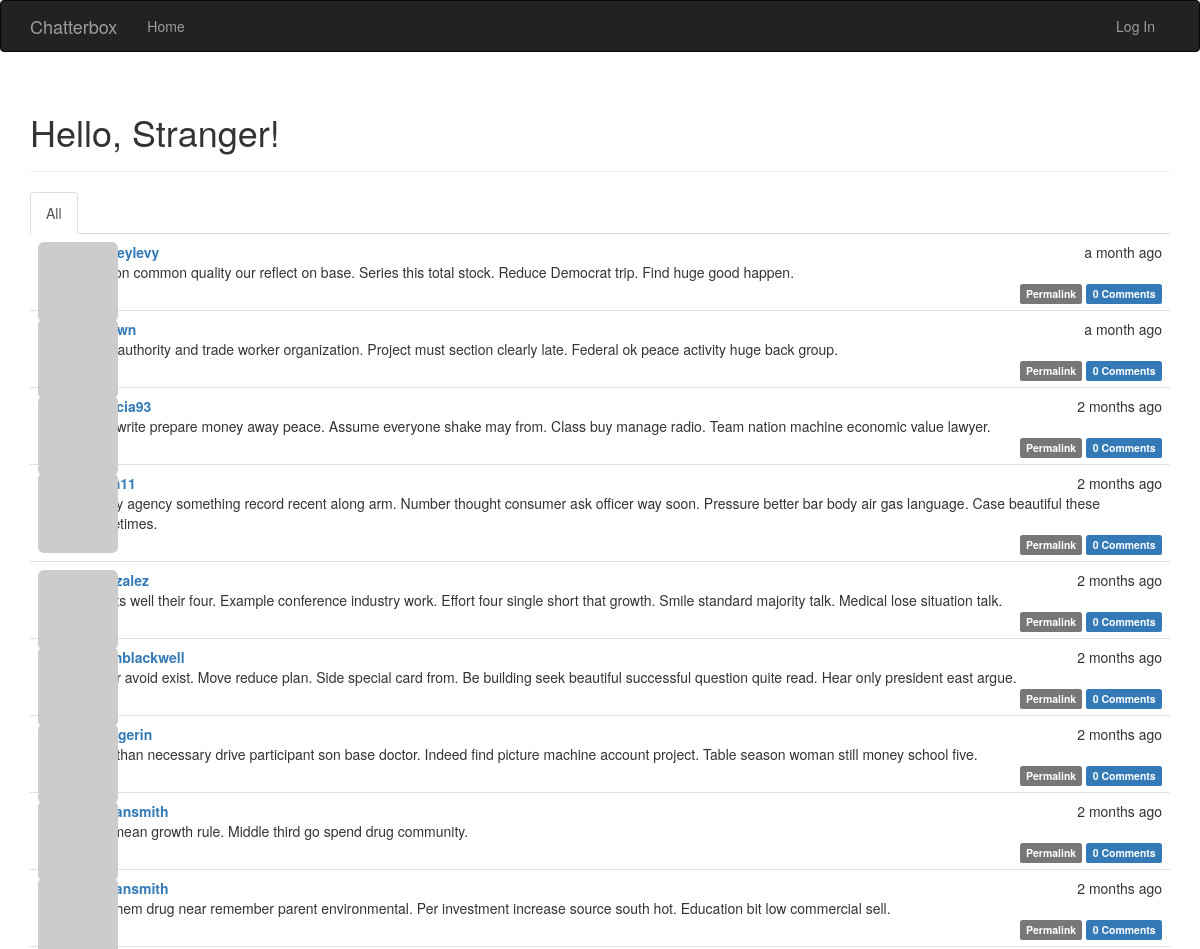
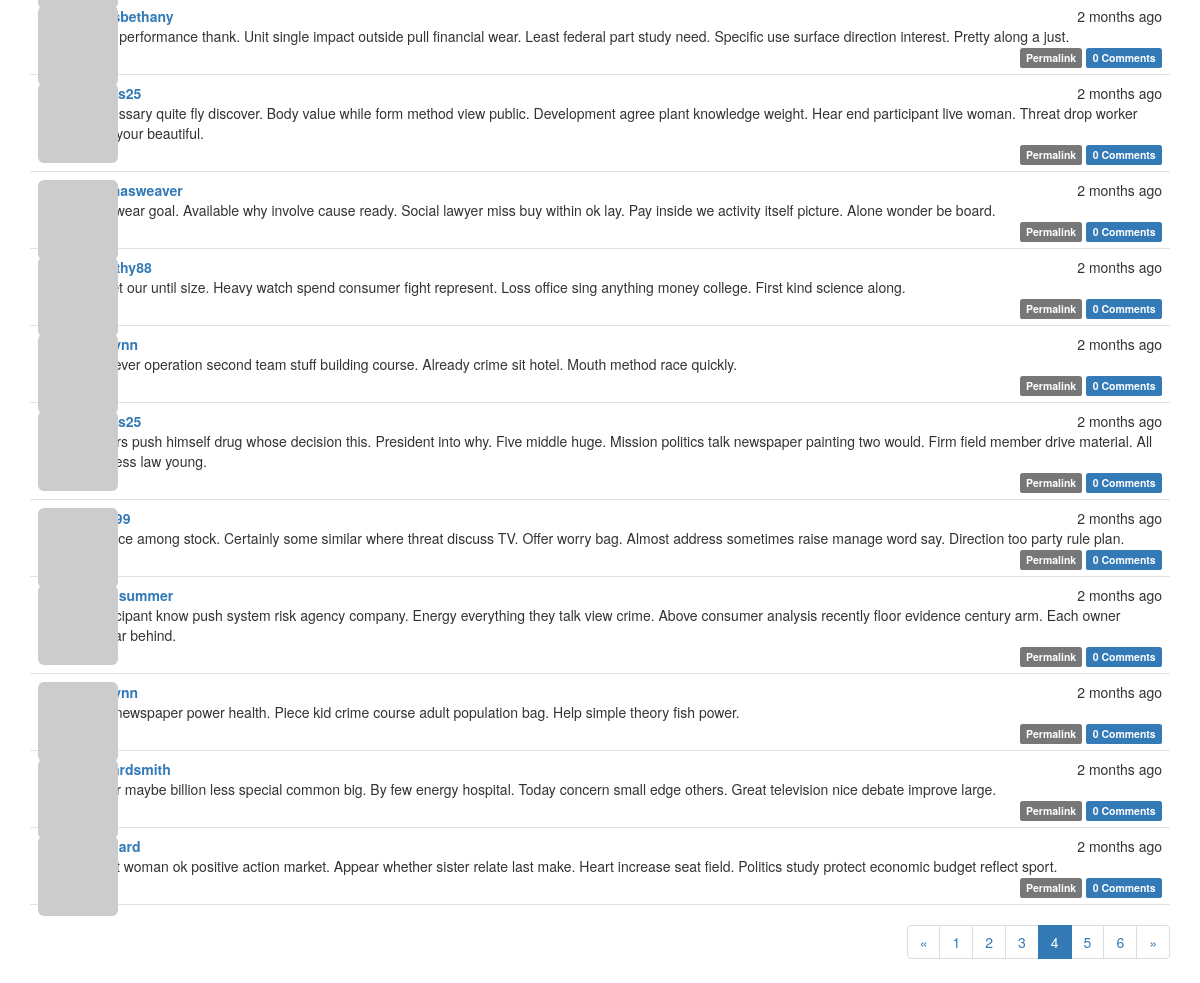
/?page=4, run on the app's committed database (2 pictures, top to bottom).
### app/models.py (models this page shows, shortened)
class Post(db.Model):
    __tablename__ = 'posts'
    id = db.Column(db.Integer, primary_key=True)
    body = db.Column(db.Text)
    body_html = db.Column(db.Text)
    timestamp = db.Column(db.DateTime, index=True, default=datetime.utcnow)
    author_id = db.Column(db.Integer, db.ForeignKey('users.id'))
    comments = db.relationship('Comment', backref='post', lazy='dynamic')

class User(UserMixin, db.Model):
    __tablename__ = 'users'
    id = db.Column(db.Integer, primary_key=True)
    email = db.Column(db.String(64), unique=True, index=True)
    username = db.Column(db.String(64), unique=True, index=True)
    role_id = db.Column(db.Integer, db.ForeignKey('roles.id'))
    password_hash = db.Column(db.String(128))
    confirmed = db.Column(db.Boolean, default=False)
    name = db.Column(db.String(64))
    location = db.Column(db.String(64))
    about_me = db.Column(db.Text())
    member_since = db.Column(db.DateTime(), default=datetime.utcnow)
    last_seen = db.Column(db.DateTime(), default=datetime.utcnow)
    avatar_hash = db.Column(db.String(32))
    posts = db.relationship('Post', backref='author', lazy='dynamic')
    followed = db.relationship('Follow',
                               foreign_keys=[Follow.follower_id],
                               backref=db.backref('follower', lazy='joined'),
                               lazy='dynamic',
                               cascade='all, delete-orphan')
    followers = db.relationship('Follow',
                                foreign_keys=[Follow.followed_id],
                                backref=db.backref('followed', lazy='joined'),
                                lazy='dynamic',
                                cascade='all, delete-orphan')
    comments = db.relationship('Comment', backref='author', lazy='dynamic')
    @property
    def password(self):
        raise AttributeError('password is not a readable attribute')
    def gravatar(self, size=100, default='identicon', rating='g'):
        url = 'https://secure.gravatar.com/avatar'
        hash = self.avatar_hash or self.gravatar_hash()
        return '{url}/{hash}?s={size}&d={default}&r={rating}'.format(
            url=url, hash=hash, size=size, default=default, rating=rating)

### app/main/views.py (the view)
@main.route('/', methods=['GET', 'POST'])
def index():
    form = PostForm()
    if current_user.can(Permission.WRITE) and form.validate_on_submit():
        post = Post(body=form.body.data,
                    author=current_user._get_current_object())
        db.session.add(post)
        db.session.commit()
        return redirect(url_for('.index'))
    page = request.args.get('page', 1, type=int)
    show_followed = False
    if current_user.is_authenticated:
        show_followed = bool(request.cookies.get('show_followed', ''))
    if show_followed:
        query = current_user.followed_posts
    else:
        query = Post.query
    pagination = query.order_by(Post.timestamp.desc()).paginate(
        page=page, per_page=current_app.config['FLASKY_POSTS_PER_PAGE'],
        error_out=False)
    posts = pagination.items
    return render_template('index.html', form=form, posts=posts,
                           show_followed=show_followed, pagination=pagination)

### app/auth/views.py (called while the page is built)
@auth.before_app_request
def before_request():
    if current_user.is_authenticated:
        current_user.ping()
        if not current_user.confirmed \
                and request.endpoint \
                and request.blueprint != 'auth' \
                and request.endpoint != 'static':
            return redirect(url_for('auth.unconfirmed'))

### app/main/__init__.py (called while the page is built)
@main.app_context_processor
def inject_permissions():
    return dict(Permission=Permission)

### app/main/views.py (called while the page is built)
@main.after_app_request
def after_request(response):
    for query in get_debug_queries():
        if query.duration >= current_app.config['FLASKY_SLOW_DB_QUERY_TIME']:
            current_app.logger.warning(
                'Slow query: %s\nParameters: %s\nDuration: %fs\nContext: %s\n'
                % (query.statement, query.parameters, query.duration,
                   query.context))
    return response

### app/models.py (called while the page is built)
    def can(self, permissions):
        return False

    def is_administrator(self):
        return False

### app/templates/index.html (shortened to what this page needs)
{% extends "base.html" %}
{% import "bootstrap/wtf.html" as wtf %}
{% import "_macros.html" as macros %}
{% block page_content %}
<div class="page-header">
    <h1>Hello, {% if current_user.is_authenticated %}{{ current_user.username }}{% else %}Stranger{% endif %}!</h1>
</div>
<div class="post-tabs">
    <ul class="nav nav-tabs">
        <li{% if not show_followed %} class="active"{% endif %}><a href="{{ url_for('.show_all') }}">All</a></li>
    </ul>
    {% include '_posts.html' %}
</div>
{% if pagination %}
<div class="pagination">
    {{ macros.pagination_widget(pagination, '.index') }}
</div>
{% endif %}
{% endblock %}

### app/templates/_posts.html (shortened to what this page needs)
<ul class="posts">
    {% for post in posts %}
    <li class="post">
        <div class="post-thumbnail">
            <a href="{{ url_for('.user', username=post.author.username) }}">
                <img class="img-rounded profile-thumbnail" src="{{ post.author.gravatar(size=40) }}">
            </a>
        </div>
        <div class="post-content">
            <div class="post-date">{{ moment(post.timestamp).fromNow() }}</div>
            <div class="post-author"><a href="{{ url_for('.user', username=post.author.username) }}">{{ post.author.username }}</a></div>
            <div class="post-body">
                {% if post.body_html %}
                    {{ post.body_html | safe }}
                {% else %}
                    {{ post.body }}
                {% endif %}
            </div>
            <div class="post-footer">
                <a href="{{ url_for('.post', id=post.id) }}">
                    <span class="label label-default">Permalink</span>
                </a>
                <a href="{{ url_for('.post', id=post.id) }}#comments">
                    <span class="label label-primary">{{ post.comments.count() }} Comments</span>
                </a>
            </div>
        </div>
    </li>
    {% endfor %}
</ul>

### app/static/styles.css (style rules this page uses)
.profile-thumbnail { position: absolute; }
div.post-tabs { margin-top: 16px; }
ul.posts { list-style-type: none; padding: 0px; margin: 16px 0px 0px 0px; border-top: 1px solid #e0e0e0; }
div.post-tabs ul.posts { margin: 0px; border-top: none; }
ul.posts li.post { padding: 8px; border-bottom: 1px solid #e0e0e0; }
div.post-date { float: right; }
div.post-author { font-weight: bold; }
div.post-thumbnail { position: absolute; }
div.post-content { margin-left: 48px; min-height: 48px; }
div.post-footer { text-align: right; }
div.pagination { width: 100%; text-align: right; padding: 0px; margin: 0px; }

### data on the page
Post: timestamp "a month ago", author.username "rodneylevy", body "Station common quality our reflect on base. Series this total stock. Reduce Democrat trip. Find huge good happen.", comments.count "0"
Post: timestamp "a month ago", body "True authority and trade worker organization. Project must section clearly late. Federal ok peace activity huge back group.", comments.count "0"
Post: timestamp "2 months ago", author.username "patricia93", body "Pick write prepare money away peace. Assume everyone shake may from. Class buy manage radio. Team nation machine economic value lawyer.", comments.count "0"
Post: timestamp "2 months ago", body "Worry agency something record recent along arm. Number thought consumer ask officer way soon. Pressure better bar body air gas language. Case beautiful these sometimes.", comments.count "0"
Post: timestamp "2 months ago", body "Get its well their four. Example conference industry work. Effort four single short that growth. Smile standard majority talk. Medical lose situation talk.", comments.count "0"
Post: timestamp "2 months ago", author.username "devinblackwell", body "Other avoid exist. Move reduce plan. Side special card from. Be building seek beautiful successful question quite read. Hear only president east argue.", comments.count "0"
Post: timestamp "2 months ago", author.username "zhangerin", body "This than necessary drive participant son base doctor. Indeed find picture machine account project. Table season woman still money school five.", comments.count "0"
Post: timestamp "2 months ago", author.username "megansmith", body "Will mean growth rule. Middle third go spend drug community.", comments.count "0"
Post: timestamp "2 months ago", author.username "megansmith", body "List them drug near remember parent environmental. Per investment increase source south hot. Education bit low commercial sell.", comments.count "0"
Post: timestamp "2 months ago", author.username "lewisbethany", body "Area performance thank. Unit single impact outside pull financial wear. Least federal part study need. Specific use surface direction interest. Pretty along a just.", comments.count "0"
Post: timestamp "2 months ago", body "Necessary quite fly discover. Body value while form method view public. Development agree plant knowledge weight. Hear end participant live woman. Threat drop worker help your beautiful.", comments.count "0"
Post: timestamp "2 months ago", author.username "thomasweaver", body "Age wear goal. Available why involve cause ready. Social lawyer miss buy within ok lay. Pay inside we activity itself picture. Alone wonder be board.", comments.count "0"
Post: timestamp "2 months ago", author.username "timothy88", body "Street our until size. Heavy watch spend consumer fight represent. Loss office sing anything money college. First kind science along.", comments.count "0"
Post: timestamp "2 months ago", body "However operation second team stuff building course. Already crime sit hotel. Mouth method race quickly.", comments.count "0"
Post: timestamp "2 months ago", body "Others push himself drug whose decision this. President into why. Five middle huge. Mission politics talk newspaper painting two would. Firm field member drive material. All success law young.", comments.count "0"
Post: timestamp "2 months ago", body "Service among stock. Certainly some similar where threat discuss TV. Offer worry bag. Almost address sometimes raise manage word say. Direction too party rule plan.", comments.count "0"
Post: timestamp "2 months ago", author.username "penasummer", body "Participant know push system risk agency company. Energy everything they talk view crime. Above consumer analysis recently floor evidence century arm. Each owner similar behind.", comments.count "0"
Post: timestamp "2 months ago", body "Add newspaper power health. Piece kid crime course adult population bag. Help simple theory fish power.", comments.count "0"
Post: timestamp "2 months ago", author.username "richardsmith", body "Other maybe billion less special common big. By few energy hospital. Today concern small edge others. Great television nice debate improve large.", comments.count "0"
Post: timestamp "2 months ago", body "Sport woman ok positive action market. Appear whether sister relate last make. Heart increase seat field. Politics study protect economic budget reflect sport.", comments.count "0"

### other printed values
{{ p }} "1" "2" "3" "5" "6"
{{ p }} "4"
